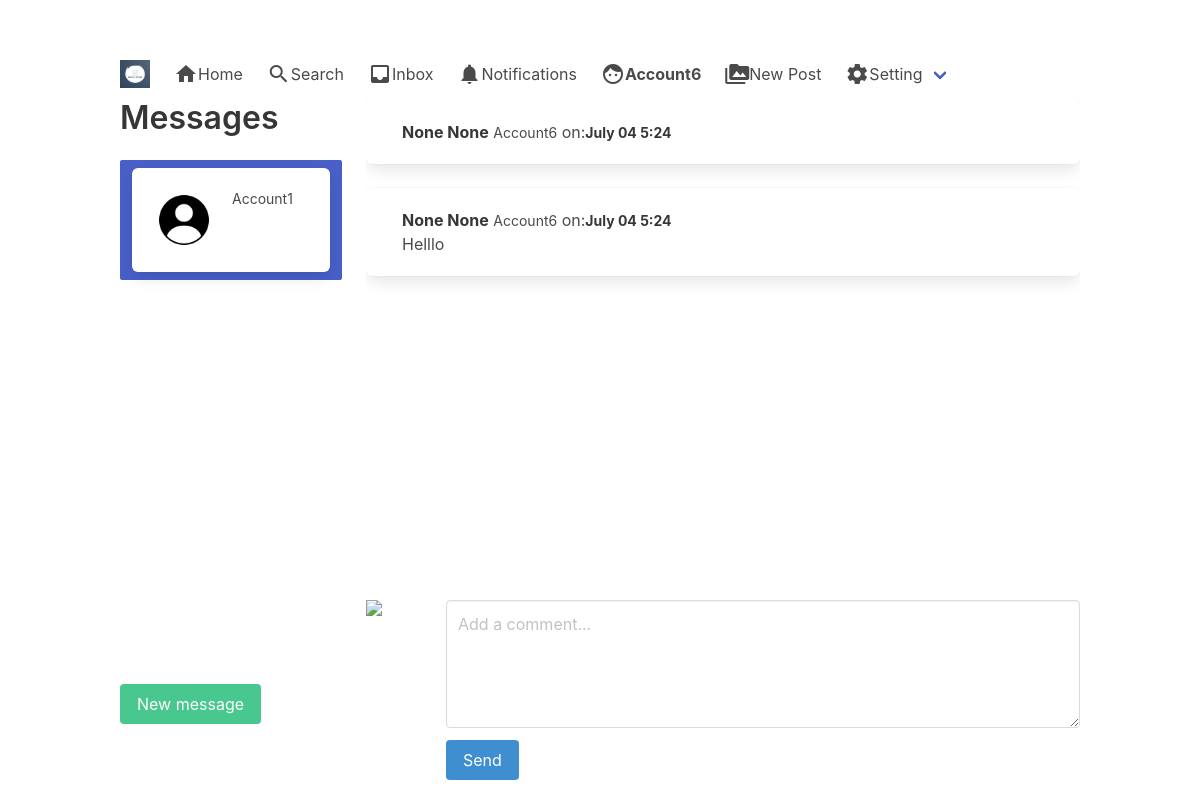
/direct/ (signed in), run on the app's committed database.
### direct/models.py (models this page shows, shortened)
class Message(models.Model):
	user = models.ForeignKey(User, on_delete=models.CASCADE, related_name='user')
	sender = models.ForeignKey(User, on_delete=models.CASCADE, related_name='from_user')
	recipient = models.ForeignKey(User, on_delete=models.CASCADE, related_name='to_user')
	body = models.TextField(max_length=1000, blank=True, null=True)
	date = models.DateTimeField(auto_now_add=True)
	is_read = models.BooleanField(default=False)
	def get_messages(user):
		messages = Message.objects.filter(user=user).values('recipient').annotate(last=Max('date')).order_by('-last')
		users = []
		for message in messages:
			users.append({
				'user': User.objects.get(pk=message['recipient']),
				'last': message['last'],
				'unread': Message.objects.filter(user=user, recipient__pk=message['recipient'], is_read=False).count()
				})
		return users

### authy/models.py (models this page shows, shortened)
class Profile(models.Model):
    user = models.OneToOneField(User, on_delete=models.CASCADE, related_name='profile')
    first_name = models.CharField(max_length=50, null=True, blank=True)
    last_name = models.CharField(max_length=50, null=True, blank=True)
    location = models.CharField(max_length=50, null=True, blank=True)
    url = models.CharField(max_length=80, null=True, blank=True)
    profile_info = models.TextField(max_length=150, null=True, blank=True)
    created = models.DateField(auto_now_add=True)
    favorites = models.ManyToManyField(Post)
    picture = models.ImageField(upload_to=user_directory_path, blank=True, null=True, verbose_name='Picture')

### direct/views.py (the view)
# urls.py: path('',Inbox,name='inbox'),
@login_required
def Inbox(request):
	messages = Message.get_messages(user=request.user)
	active_direct = None
	directs = None
	if messages:
		message = messages[0]
		active_direct = message['user'].username
		directs = Message.objects.filter(user=request.user, recipient=message['user'])
		directs.update(is_read=True)
		for message in messages:
			if message['user'].username == active_direct:
				message['unread'] = 0
	context = {
		'directs': directs,
		'messages': messages,
		'active_direct': active_direct,
		}
	template = loader.get_template('inbox.html')
	return HttpResponse(template.render(context, request))

### direct/views.py (called while the page is built)
def checkDirects(request):
	directs_count = 0
	if request.user.is_authenticated:
		directs_count = Message.objects.filter(user=request.user, is_read=False).count()
	return {'directs_count':directs_count}

### notifications/views.py (called while the page is built)
def CountNotifications(request):
    count_notifications=0
    if request.user.is_authenticated:
        count_notifications=Notification.objects.filter(user=request.user,is_seen=False).count()
    return {'count_notifications':count_notifications}

### connect/templates/inbox.html (shortened to what this page needs)
{% extends 'base.html' %}
{% load static %}
{% block content %}
    <div class="columns is-mobile">
    <div class="column is-one-quarter">
        <aside class="menu">
  <h1 class="title is -2">
    Messages
  </h1>
  <ul style="overflow-y:scroll; height:500px" class="menu-list">
      {% for message in messages %}
      <a class="{% if active_direct == message.user.username %}is-active{% endif %}" href="{% url 'directs' message.user.username %}">
      <div class="box">
  <article class="media">
    <div class="media-left">
      <figure class="image is-64x64">
        {% if message.user.profile.picture%}
          <img src="{{ message.user.profile.picture.url }}" alt="Placeholder image">
          {% else %}
          <img src="{%static 'img/profile.jpg' %}" alt="Placeholder image">
          {% endif %}
      </figure>
    </div>
    <div class="media-content">
      <div class="content">
        <p>
          <strong>{{ message.user.profile.first_name }} {{ message.user.profile.last_name }}</strong> <small>{{ message.user.username }}</small>
        </p>
      </div>
    </div>
  </article>
</div>
      </a>
      {% endfor %}
  </ul>
        </aside>
        <br>
        <a href="{% url 'usersearch' %}" class="button is-success">New message</a>
    </div>
                <div class="column">
                    <div style="overflow-y:scroll; height:500px">
                        {% for direct in directs %}
                    <div class="box">
          <article class="media">
            <div class="media-content">
              <div class="content">
                <p>
                  <strong>{{ direct.sender.profile.first_name }}  {{ direct.sender.profile.last_name }}</strong> <small>{{ direct.sender.username }}</small> on:<strong><small>{{ direct.date|date:'N d G:i' }}</small></strong>
                </p>
                  {{ direct.body }}
              </div>
            </div>
          </article>
        </div>
                        {% endfor %}
                </div>
<form role="form" method="POST" action="{% url 'send_direct' %}">
                    <article class="media">
  <figure class="media-left">
    <p class="image is-64x64">
      <img src="https://bulma.io/images/placeholders/128x128.png">
    </p>
  </figure>
  <div class="media-content">
    <div class="field">
      <p class="control">
        <textarea class="textarea" name="body" placeholder="Add a comment..."></textarea>
      </p>
    </div>
    <nav class="level">
      <div class="level-left">
        <div class="level-item">
            <button type="submit" name="action" class="button is-info">Send</button>
        </div>
      </div>
    </nav>
  </div>
</article>
</form>
            </div>
    </div>
 {% endblock %}

### connect/templates/base.html (shortened to what this page needs)
{% load static %}
<!DOCTYPE html>
<html>
<head>
    <link rel="stylesheet" href="{% static 'css/bulma.min.css' %}">
    <link rel="stylesheet" href="{% static 'css/style.css' %}">
</head>
<body>
<section class="section">
    <div class="container">
        <nav class="navbar" role="navigation" aria-label="main navigation">
            <div class="navbar-brand">
                <a class="navbar-item" href="{% url 'index' %}">
                    <img src="{% static 'img/logo.png' %}" width="30" height="30">
                </a>
            </div>
            <div id="navbarBasicExample" class="navbar-menu">
                <div class="navbar-start">
                    <a href="{% url 'index' %}" class="navbar-item">
                        <span class="material-icons md-24">home</span>
                        Home
                    </a>
                     <a href="{% url 'search' %}" class="navbar-item">
                        <span class="material-icons md-24">search</span>
                        Search
                    </a>
                    <a href="{% url 'inbox' %}"class="navbar-item">
                        <span class="material-icons md-24">inbox</span>
                        Inbox
                    </a>
                    <a href="{% url 'show-notification' %}" class="navbar-item">
                        <span class="material-icons md-24">notifications</span>
                        Notifications
                    <a href="{% url 'profile' request.user %}" class="navbar-item">
                        <span class="material-icons md-24">face</span>
                        <strong>{{request.user}}</strong>
                    </a>
                    <a href="{% url 'newpost'%}"class="navbar-item">
                        <span class="material-icons md-24">perm_media</span>
                        New Post
                    </a>
                    <div class="navbar-item has-dropdown is-hoverable">
                        <a class="navbar-link">
                            <span class="material-icons md-24">settings</span>
                            Setting
                        </a>
                    </div>
                </div>
            </div>
        </nav>
    </div>
    <section clas="section">
        <div class="container">
            {% block content %}
            {% endblock %}
    </div>
</section>
</body>
</html>

### connect/static/css/style.css (style rules this page uses)
* { box-sizing:border-box }

### data on the page
Message: sender.profile.first_name "None", sender.profile.last_name "None", sender.username "Account6", date "July 04 5:24"
Message: sender.profile.first_name "None", sender.profile.last_name "None", sender.username "Account6", date "July 04 5:24", body "Helllo"

### other printed values
{{ request.user }} "Account6"
{{ message.user.username }} "Account1"
